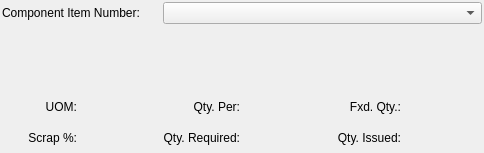
<?xml version="1.0" encoding="UTF-8"?>
<ui version="4.0">
 <comment>This file is part of the xTuple ERP: PostBooks Edition, a free and
open source Enterprise Resource Planning software suite,
Copyright (c) 1999-2019 by OpenMFG LLC, d/b/a xTuple.
It is licensed to you under the Common Public Attribution License
version 1.0, the full text of which (including xTuple-specific Exhibits)
is available at www.xtuple.com/CPAL.  By using this software, you agree
to be bound by its terms.</comment>
 <class>WomatlCluster</class>
 <widget class="QWidget" name="WomatlCluster">
  <property name="geometry">
   <rect>
    <x>0</x>
    <y>0</y>
    <width>484</width>
    <height>153</height>
   </rect>
  </property>
  <property name="windowTitle">
   <string>Form</string>
  </property>
  <layout class="QGridLayout" name="gridLayout">
   <property name="margin">
    <number>2</number>
   </property>
   <item row="0" column="0" colspan="2">
    <widget class="QLabel" name="_itemNumberLit">
     <property name="text">
      <string>Component Item Number:</string>
     </property>
    </widget>
   </item>
   <item row="3" column="0" colspan="6">
    <widget class="QLabel" name="_descrip1">
     <property name="text">
      <string/>
     </property>
    </widget>
   </item>
   <item row="4" column="0" colspan="6">
    <widget class="QLabel" name="_descrip2">
     <property name="text">
      <string/>
     </property>
    </widget>
   </item>
   <item row="6" column="2">
    <widget class="QLabel" name="_qtyPerLit">
     <property name="text">
      <string>Qty. Per:</string>
     </property>
     <property name="alignment">
      <set>Qt::AlignRight|Qt::AlignTrailing|Qt::AlignVCenter</set>
     </property>
    </widget>
   </item>
   <item row="6" column="3">
    <widget class="XLabel" name="_qtyPer">
     <property name="text">
      <string/>
     </property>
     <property name="alignment">
      <set>Qt::AlignRight|Qt::AlignTrailing|Qt::AlignVCenter</set>
     </property>
    </widget>
   </item>
   <item row="7" column="4">
    <widget class="QLabel" name="_qtyIssuedLit">
     <property name="text">
      <string>Qty. Issued:</string>
     </property>
     <property name="alignment">
      <set>Qt::AlignRight|Qt::AlignTrailing|Qt::AlignVCenter</set>
     </property>
    </widget>
   </item>
   <item row="7" column="5">
    <widget class="XLabel" name="_qtyIssued">
     <property name="text">
      <string/>
     </property>
     <property name="alignment">
      <set>Qt::AlignRight|Qt::AlignTrailing|Qt::AlignVCenter</set>
     </property>
    </widget>
   </item>
   <item row="6" column="0">
    <widget class="QLabel" name="_uomLit">
     <property name="text">
      <string>UOM:</string>
     </property>
     <property name="alignment">
      <set>Qt::AlignRight|Qt::AlignTrailing|Qt::AlignVCenter</set>
     </property>
    </widget>
   </item>
   <item row="6" column="1">
    <widget class="QLabel" name="_uom">
     <property name="text">
      <string/>
     </property>
    </widget>
   </item>
   <item row="0" column="2" colspan="4">
    <widget class="XComboBox" name="_itemNumber">
     <property name="allowNull">
      <bool>true</bool>
     </property>
     <property name="defaultCode">
      <enum>XComboBox::None</enum>
     </property>
    </widget>
   </item>
   <item row="7" column="0">
    <widget class="QLabel" name="_scrapLit">
     <property name="text">
      <string>Scrap %:</string>
     </property>
     <property name="alignment">
      <set>Qt::AlignRight|Qt::AlignTrailing|Qt::AlignVCenter</set>
     </property>
    </widget>
   </item>
   <item row="7" column="1">
    <widget class="XLabel" name="_scrap">
     <property name="text">
      <string/>
     </property>
     <property name="alignment">
      <set>Qt::AlignLeading|Qt::AlignLeft|Qt::AlignVCenter</set>
     </property>
    </widget>
   </item>
   <item row="7" column="2">
    <widget class="QLabel" name="_qtyRequiredLit">
     <property name="text">
      <string>Qty. Required:</string>
     </property>
     <property name="alignment">
      <set>Qt::AlignRight|Qt::AlignTrailing|Qt::AlignVCenter</set>
     </property>
    </widget>
   </item>
   <item row="7" column="3">
    <widget class="XLabel" name="_qtyRequired">
     <property name="text">
      <string/>
     </property>
     <property name="alignment">
      <set>Qt::AlignRight|Qt::AlignTrailing|Qt::AlignVCenter</set>
     </property>
    </widget>
   </item>
   <item row="6" column="4">
    <widget class="QLabel" name="_qtyFxdLit">
     <property name="text">
      <string>Fxd. Qty.:</string>
     </property>
     <property name="alignment">
      <set>Qt::AlignRight|Qt::AlignTrailing|Qt::AlignVCenter</set>
     </property>
    </widget>
   </item>
   <item row="6" column="5">
    <widget class="XLabel" name="_qtyFxd">
     <property name="alignment">
      <set>Qt::AlignRight|Qt::AlignTrailing|Qt::AlignVCenter</set>
     </property>
    </widget>
   </item>
  </layout>
 </widget>
 <customwidgets>
  <customwidget>
   <class>XComboBox</class>
   <extends>QComboBox</extends>
   <header>xcombobox.h</header>
  </customwidget>
  <customwidget>
   <class>XLabel</class>
   <extends>QLabel</extends>
   <header>xlabel.h</header>
  </customwidget>
 </customwidgets>
 <resources/>
 <connections/>
</ui>
